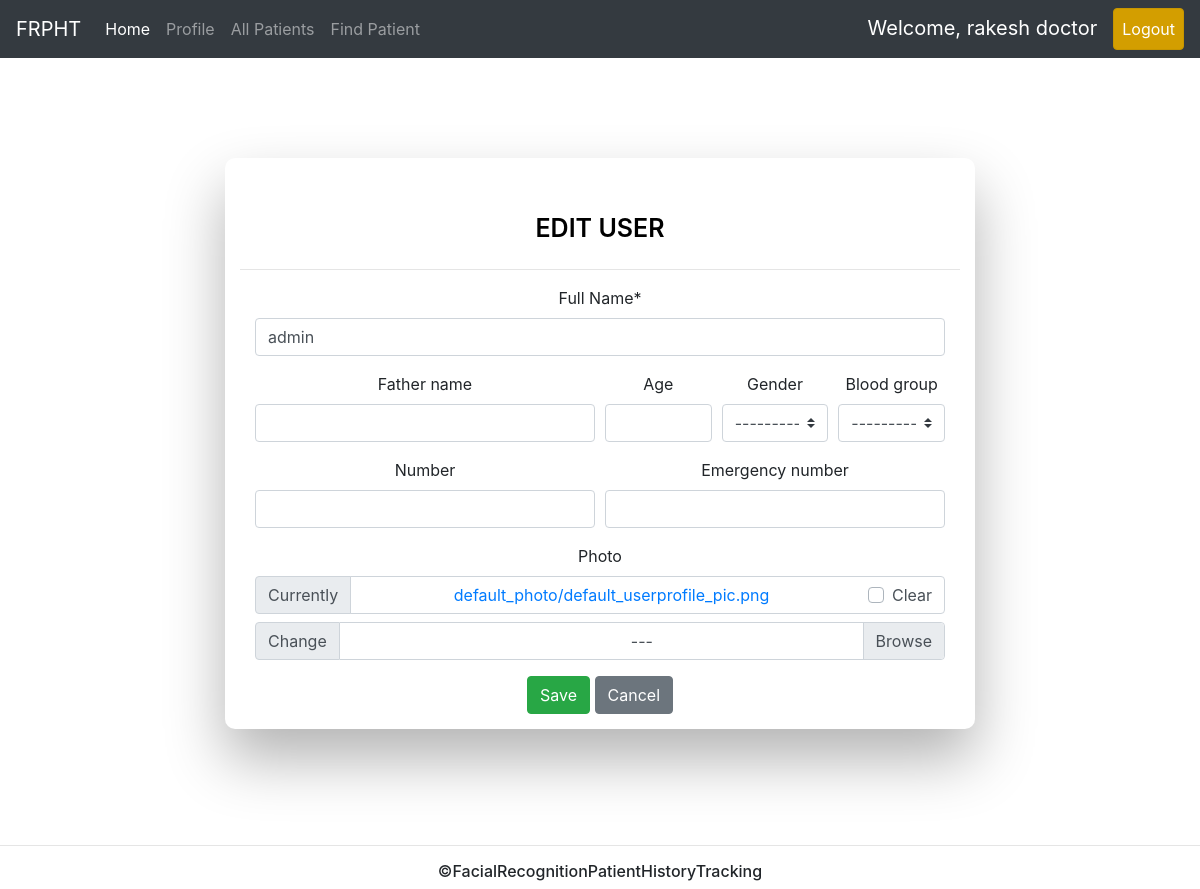
The app's page /edituser/admin/ (signed in) with its own data.
### account/models.py (models this page shows, shortened)
class Account(AbstractBaseUser):
    GENDER = (
        ('Male','Male'),
        ('Female','Female'),
    )
    BLOOD_GROUP = (
        ("A+ve", "A+"),
        ("A-ve", "A-"),
        ("B+ve", "B+"),
        ("B-ve", "B-"),
        ("O+ve", "O+"),
        ("O-ve", "O-"),
        ("AB+ve", "AB+"),
        ("AB-ve", "AB-"),
    )
    email = models.EmailField(verbose_name = 'Email' , unique=True , max_length=100)
    userID = models.CharField(max_length=8, unique=True, primary_key = True)
    username = models.CharField(max_length=100, verbose_name = 'Full Name')
    date_joined = models.DateTimeField(verbose_name="Date Joined" , auto_now_add=True)
    last_login = models.DateTimeField(verbose_name="Last Login" , auto_now=True)
    is_active = models.BooleanField(default=True)
    is_doctor = models.BooleanField(default=False)
    is_superuser = models.BooleanField(default=False)
    father_name = models.CharField(max_length=50, null = True, blank = True)
    age = models.IntegerField(null = True, blank = True)
    gender = models.CharField(max_length=10 , choices=GENDER, null = True, blank = True)
    blood_group = models.CharField(max_length=10 , choices=BLOOD_GROUP, null = True, blank = True)
    number = models.CharField(max_length=10, null = True, blank = True)
    emergency_number = models.CharField(max_length=10, null = True, blank = True)
    userphoto = models.ImageField(upload_to = userphoto_path , default = defaultphoto_path, verbose_name= "Photo" ,null = True, blank = True, max_length=255)
    objects = MyAccountManager()
    USERNAME_FIELD = 'email'
    REQUIRED_FIELDS = ['userID', 'username']

### account/views.py (the view)
# urls.py: path('edituser/<str:id>/', edituserview, name = 'edituser'),
@login_required
def edituserview(request,id):
    user = Account.objects.get(userID=id)
    form = UserEditForm(instance = user)
    if request.method == 'POST':
        form = UserEditForm(request.POST, request.FILES, instance = user)
        if form.is_valid():
            form.save()
            messages.success(request,'User edited successfully!!')
            return redirect('edituser', id=id )
    return render(request,'useraccount/users/updateuser.html',{'UserForm':form , 'btn' :'Save','clnk': 'patientprofile', 'id':id ,'title':'Edit'})

### useraccount/templates/useraccount/users/updateuser.html (shortened to what this page needs)
{% extends 'useraccount/homepage.html' %}
{% load  crispy_forms_tags %}
{% block homecontent %}
<div class="wrapper">
    <div id="formContentreg">
      <div >
        <h2 class="logintxt" >{{title}} User</h2>
        <hr>
      </div>
      <div class="container">
        {% crispy UserForm %}
      </div>
    </div>
</div>
{% endblock %}

### templates/navbar.html (shortened to what this page needs)
<nav class="navbar navbar-expand-lg navbar-dark bg-dark">
  <span class="navbar-brand">FRPHT</span>
  <div class="collapse navbar-collapse" id="navbarNavAltMarkup">
    <div class="navbar-nav">
      <a class="nav-item nav-link active" href="{% url 'home' %}">Home</a>
      <a class="nav-item nav-link" href="{% url 'userprofile' %}">Profile</a>
      {% if user.is_doctor%}
      <a class="nav-item nav-link" href="{% url 'allpatients' %}">All Patients</a>
      <a class="nav-item nav-link" href="{% url 'findpatient' %}">Find Patient</a>
      {% endif %}
    </div>
    <div class="navbar-nav ml-auto">
      <span class="navbar-brand ">Welcome, {{request.user.username}} </span>
      <a class="nav-item nav-link active btn btn-warning" href="{% url 'logout' %}">Logout</a>
    </div>
  </div>
</nav>

### static/css/mainbody.css (style rules this page uses)
body { background: #f5f5f5; font-family: 'Varela Round', sans-serif; font-size: 18px; }

### static/css/loginpage.css (style rules this page uses)
.logintxt { text-align: center; font-size: 25px; font-weight: 600; text-transform: uppercase; display:inline-block; margin: 40px 8px 10px 8px; color: #000000; }
.wrapper { display: flex; align-items: center; flex-direction: column; justify-content: center; width: 100%; min-height: 100%; padding: 100px; }
#formContentreg { -webkit-border-radius: 10px 10px 10px 10px; border-radius: 10px 10px 10px 10px; background: #fff; padding: 20px; width: 90%; max-width: 750px; position: relative; padding: 15px; -webkit-box-shadow: 0 30px 60px 0 rgba(0,0,0,0.3); box-shadow: 0 30px 60px 0 rgba(0,0,0,0.3); text-align: center; }

### records on screen
Account: user.username "rakesh doctor"
Account: username "admin", gender "---------", blood_group "---------"

### other values on screen
{{ title }} "EDIT"
